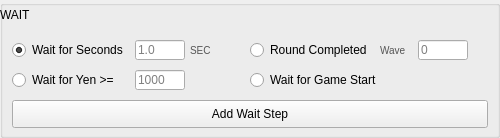
     <widget class="QGroupBox" name="advancedWaitGroup">
      <property name="geometry">
       <rect>
        <x>10</x>
        <y>668</y>
        <width>500</width>
        <height>138</height>
       </rect>
      </property>
      <property name="title">
       <string/>
      </property>
      <widget class="QLabel" name="waitHeaderLabel">
       <property name="geometry">
        <rect>
         <x>0</x>
         <y>0</y>
         <width>500</width>
         <height>30</height>
        </rect>
       </property>
       <property name="text">
        <string>WAIT</string>
       </property>
      </widget>
      <!-- Row 1 Left: Wait for Seconds -->
      <widget class="QRadioButton" name="advancedWaitSecondsRadio">
       <property name="geometry">
        <rect>
         <x>12</x>
         <y>40</y>
         <width>120</width>
         <height>20</height>
        </rect>
       </property>
       <property name="text">
        <string>Wait for Seconds</string>
       </property>
       <property name="checked">
        <bool>true</bool>
       </property>
      </widget>
      <widget class="QLineEdit" name="advancedWaitSecondsInput">
       <property name="geometry">
        <rect>
         <x>135</x>
         <y>40</y>
         <width>50</width>
         <height>20</height>
        </rect>
       </property>
       <property name="placeholderText">
        <string>1.0</string>
       </property>
      </widget>
      <widget class="QLabel" name="advancedWaitSecondsLabel">
       <property name="geometry">
        <rect>
         <x>190</x>
         <y>42</y>
         <width>25</width>
         <height>16</height>
        </rect>
       </property>
       <property name="styleSheet">
        <string notr="true">font-family: "Inter", sans-serif; font-size: 10px; color: #555555; background-color: transparent;</string>
       </property>
       <property name="text">
        <string>SEC</string>
       </property>
      </widget>
      <!-- Row 1 Right: Round Completed + Wave input -->
      <widget class="QRadioButton" name="advancedWaitRoundRadio">
       <property name="geometry">
        <rect>
         <x>250</x>
         <y>40</y>
         <width>125</width>
         <height>20</height>
        </rect>
       </property>
       <property name="text">
        <string>Round Completed</string>
       </property>
      </widget>
      <widget class="QLabel" name="advancedWaveLabel">
       <property name="geometry">
        <rect>
         <x>380</x>
         <y>42</y>
         <width>35</width>
         <height>16</height>
        </rect>
       </property>
       <property name="styleSheet">
        <string notr="true">font-family: "Inter", sans-serif; font-size: 10px; color: #555555; background-color: transparent;</string>
       </property>
       <property name="text">
        <string>Wave</string>
       </property>
      </widget>
      <widget class="QLineEdit" name="advancedWaveInput">
       <property name="geometry">
        <rect>
         <x>418</x>
         <y>40</y>
         <width>50</width>
         <height>20</height>
        </rect>
       </property>
       <property name="placeholderText">
        <string>0</string>
       </property>
      </widget>
      <!-- Row 2 Left: Wait for Yen -->
      <widget class="QRadioButton" name="advancedWaitYenRadio">
       <property name="geometry">
        <rect>
         <x>12</x>
         <y>70</y>
         <width>120</width>
         <height>20</height>
        </rect>
       </property>
       <property name="text">
        <string>Wait for Yen &gt;=</string>
       </property>
      </widget>
      <widget class="QLineEdit" name="advancedWaitYenInput">
       <property name="geometry">
        <rect>
         <x>135</x>
         <y>70</y>
         <width>50</width>
         <height>20</height>
        </rect>
       </property>
       <property name="placeholderText">
        <string>1000</string>
       </property>
      </widget>
      <!-- Row 2 Right: Wait for Game Start -->
      <widget class="QRadioButton" name="advancedWaitGameRadio">
       <property name="geometry">
        <rect>
         <x>250</x>
         <y>70</y>
         <width>160</width>
         <height>20</height>
        </rect>
       </property>
       <property name="text">
        <string>Wait for Game Start</string>
       </property>
      </widget>
      <!-- Green button -->
      <widget class="QPushButton" name="addAdvancedWaitButton">
       <property name="geometry">
        <rect>
         <x>12</x>
         <y>100</y>
         <width>476</width>
         <height>28</height>
        </rect>
       </property>
       <property name="text">
        <string>Add Wait Step</string>
       </property>
      </widget>
     </widget>
